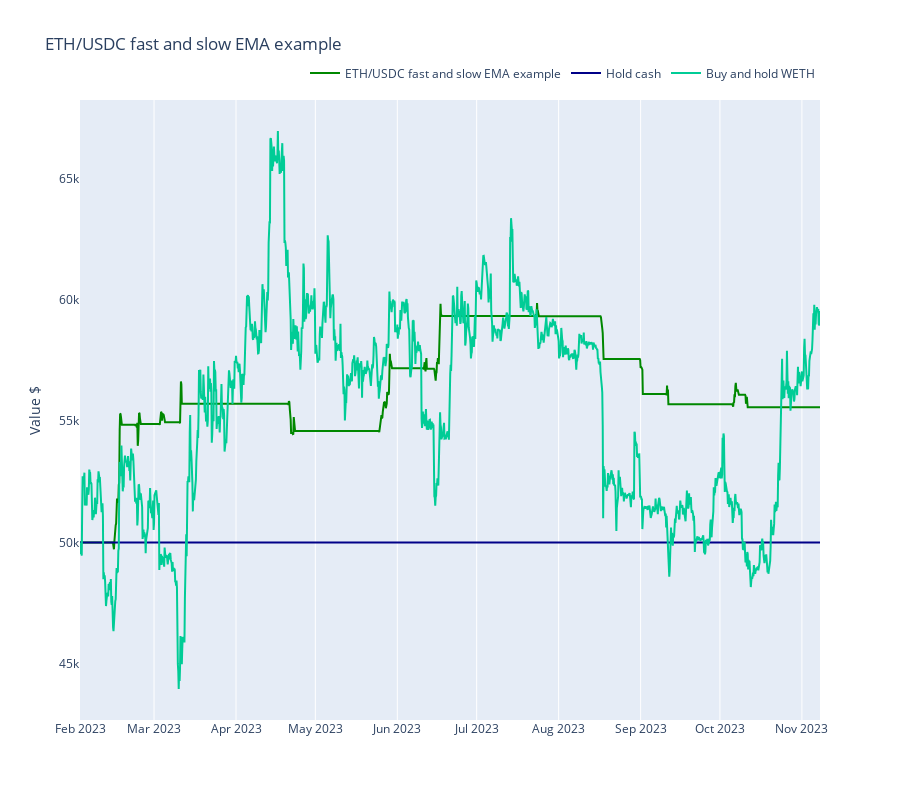

The notebook cell this image was saved under:
### Code cell
from tradeexecutor.visual.benchmark import visualise_benchmark

traded_pair = universe.universe.pairs.get_single()

fig = visualise_benchmark(
    state.name,
    portfolio_statistics=state.stats.portfolio,
    all_cash=state.portfolio.get_initial_deposit(),
    buy_and_hold_asset_name=traded_pair.base_token_symbol,
    buy_and_hold_price_series=universe.universe.candles.get_single_pair_data()["close"],
    start_at=START_AT,
    end_at=END_AT,
    height=800
)

fig.show()

### Figure 1 — Plotly figure (JSON) as saved in the notebook; plotly's stock layout.template omitted (floating-point values rounded to 4 significant figures; data arrays with more than 128 entries replaced by an {"elided": "..."} marker saying what was removed)
{"data": [{"line": {"color": "#008800"}, "mode": "lines", "name": "ETH/USDC fast and slow EMA example", "type": "scatter", "x": {"elided": "1681 str values"}, "y": {"elided": "1681 float values"}}, {"line": {"color": "#000088"}, "mode": "lines", "name": "Hold cash", "type": "scatter", "x": ["2023-02-01T00:00:00", "2023-11-07T20:00:00"], "y": [50000, 50000]}, {"mode": "lines", "name": "Buy and hold WETH", "type": "scatter", "x": {"elided": "1680 str values"}, "y": {"elided": "1680 float values"}}], "layout": {"height": 800, "legend": {"orientation": "h", "x": 1, "xanchor": "right", "y": 1.02, "yanchor": "bottom"}, "title": {"text": "ETH/USDC fast and slow EMA example"}, "xaxis": {"rangeslider": {"visible": false}}, "yaxis": {"showgrid": false, "title": {"text": "Value $"}}}}
